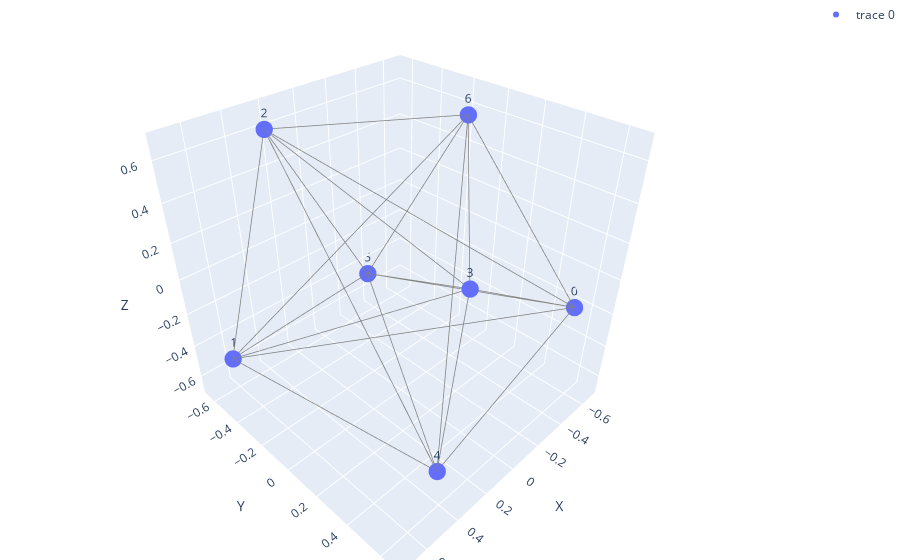

Notebook code cell kept with this figure:
### Markdown cell above
## Example Visualization

### Code cell
import itertools
import numpy as np
import networkx as nx
import plotly.graph_objects as go
from qiskit import QuantumCircuit, QuantumRegister, Aer, transpile
from qiskit.quantum_info import DensityMatrix, partial_trace, entropy
from sklearn.manifold import MDS
from qiskit.extensions import UnitaryGate
from qiskit.quantum_info.random import random_unitary
import gudhi as gd
from ipywidgets import interact, FloatSlider, IntSlider, FloatLogSlider

def qiskit_graph_state_circuit(num_qubits):
    """Returns a graph state circuit on num_qubits qubits"""
    # Generate a random graph with num_qubits nodes
    graph = nx.complete_graph(num_qubits)

    # Initialize the circuit with the given qubits
    qubits = QuantumRegister(num_qubits)
    circuit = QuantumCircuit(qubits)

    # Apply Hadamard gates to all qubits
    circuit.h(qubits)

    # Apply random controlled unitary gates to each edge
    for edge in graph.edges():
        control_qubit, target_qubit = qubits[edge[0]], qubits[edge[1]]

        # Generate a random unitary matrix
        random_unitary_matrix = random_unitary(2).data

        # Apply the controlled random unitary gate to the circuit
        controlled_unitary_gate = UnitaryGate(random_unitary_matrix).control()
        circuit.append(controlled_unitary_gate, [control_qubit, target_qubit])

    return circuit

def compute_inverse_mutual_information(rho):
    """
    Computes the inverse quantum mutual information for every pair of qubits in the input density matrix.

    Args:
        rho (DensityMatrix): a DensityMatrix object representing the state of n qubits.

    Returns:
        numpy.ndarray: an n x n matrix of inverse quantum mutual information values, where element i,j gives the inverse
        mutual information between qubits i and j.
    """
    # Convert the DensityMatrix to a numpy.ndarray
    rho = rho.data

    # Determine the number of qubits n from the shape of rho.
    n = int(np.log2(rho.shape[0]))

    # Create an empty n x n matrix to store the inverse mutual information.
    inverse_mutual_information_matrix = np.zeros((n, n))

    # Loop over all pairs of qubits (i, j).
    for i in range(n):
        for j in range(i+1, n):

            # Define the indices of the qubits to trace out.
            trace_indices = [k for k in range(n) if k != i and k != j]

            # Trace out the other qubits to obtain the reduced density matrix of qubits i and j.
            rho_ij = partial_trace(rho, trace_indices)

            # Compute the von Neumann entropy of the reduced density matrix of qubit i.
            entropy_i = entropy(partial_trace(rho_ij, [1]))

            # Compute the von Neumann entropy of the reduced density matrix of qubit j.
            entropy_j = entropy(partial_trace(rho_ij, [0]))

            # Compute the mutual information between qubits i and j.
            qmi = entropy_i + entropy_j - entropy(rho_ij)

            # Compute the inverse mutual information between qubits i and j.
            inverse_mutual_information_matrix[i, j] = 2 * np.log(2) - qmi

    # Copy the upper triangular part of the matrix to the lower triangular part.

    inverse_mutual_information_matrix += inverse_mutual_information_matrix.T - np.diag(inverse_mutual_information_matrix.diagonal())
    return inverse_mutual_information_matrix


# Compute persistent homology
def persistent_homology(qmi_distance_matrix, dimension):
    rips_complex = gd.RipsComplex(distance_matrix=qmi_distance_matrix, max_edge_length= 2*np.log(2))
    simplex_tree = rips_complex.create_simplex_tree(max_dimension=dimension)
    persistence = simplex_tree.persistence()
    return persistence


# Partition circuit by moments for Qiskit
def partition_circuit_by_moments(circuit):
    moments = circuit.decompose().data
    backend = Aer.get_backend('statevector_simulator')
    state_vectors = []

    for i in range(1, len(moments) + 1):
        partial_circuit = QuantumCircuit(*circuit.qregs)
        for operation in moments[:i]:
            partial_circuit.append(operation[0], operation[1])

        transpiled_circuit = transpile(partial_circuit, backend)
        result = backend.run(transpiled_circuit).result()
        state_vectors.append(result.get_statevector())

    return state_vectors


def get_simplices(threshold, qmi_distance_matrix, dimension):
    # Create a Rips complex with the filtered edges
    rips_complex = gd.RipsComplex(distance_matrix=qmi_distance_matrix, max_edge_length=2*np.log(2))
    simplex_tree = rips_complex.create_simplex_tree(max_dimension=dimension)

    # Get the simplices in the simplicial complex
    simplices = list(simplex_tree.get_filtration())

    # Filter out simplices with distance greater than the threshold
    simplices = [(simplex, distance) for simplex, distance in simplices if distance <= threshold]

    return simplices

def get_coordinates(qmi_distance_matrix):
    # Use MDS to get 3D coordinates for each qubit
    mds = MDS(n_components=3, dissimilarity='precomputed', random_state=42)
    coordinates = mds.fit_transform(qmi_distance_matrix)

    return coordinates

def plot_simplicial_complex(threshold, qmi_distance_matrix, dimension):
    simplices = get_simplices(threshold, qmi_distance_matrix, dimension)
    coordinates = get_coordinates(qmi_distance_matrix)

    # Create plotly figure
    fig = go.Figure()

    # Add qubit nodes to the plot
    fig.add_trace(go.Scatter3d(
        x=coordinates[:, 0], y=coordinates[:, 1], z=coordinates[:, 2],
        mode='markers+text',
        text=[str(i) for i in range(coordinates.shape[0])],
        textposition="top center",
        textfont=dict(size=12),
        marker=dict(size=6)
    ))

    # Add edges to the plot
    for simplex, _ in simplices:
        if len(simplex) == 2:
            i, j = simplex
            fig.add_trace(go.Scatter3d(
                x=[coordinates[i, 0], coordinates[j, 0]],
                y=[coordinates[i, 1], coordinates[j, 1]],
                z=[coordinates[i, 2], coordinates[j, 2]],
                mode='lines',
                line=dict(width=1.5, color='gray'),
                showlegend=False
            ))

    # Set axis properties
    fig.update_layout(
        scene=dict(
            xaxis_title='X',
            yaxis_title='Y',
            zaxis_title='Z',
            aspectmode='cube'
        ),
        margin=dict(l=0, r=0, b=0, t=0)
    )

    fig.show()

def interactive_plot(log_threshold, time_step):
    threshold = np.exp(log_threshold)
    circuit = qiskit_graph_state_circuit(7)
    state_vectors = partition_circuit_by_moments(circuit)
    state_vector = state_vectors[time_step]
    rho = DensityMatrix(state_vector)
    qmi_distance_matrix = compute_inverse_mutual_information(rho)
    plot_simplicial_complex(threshold, qmi_distance_matrix, 2)

# Create sliders for threshold and time step
log_threshold_slider = FloatLogSlider(min=-5, max=0, step=0.01, value=0, description='Log Threshold', base=np.e)
time_step_slider = IntSlider(min=0, max=10, step=1, value=0, description='Time Step')

# Display the interactive plot
interact(interactive_plot, log_threshold=log_threshold_slider, time_step=time_step_slider)

### Figure 1 — Plotly figure (JSON) as saved in the notebook; plotly's stock layout.template omitted (floating-point values rounded to 4 significant figures)
{"data": [{"marker": {"size": 6}, "mode": "markers+text", "text": ["0", "1", "2", "3", "4", "5", "6"], "textfont": {"size": 12}, "textposition": "top center", "type": "scatter3d", "x": [-0.6804, 0.717, 0.334, 0.3781, 0.2931, -0.3982, -0.6436], "y": [0.5306, -0.406, -0.4778, 0.6663, 0.4972, -0.6478, -0.1625], "z": [-0.2337, -0.3246, 0.6782, 0.4779, -0.6751, -0.4909, 0.5683]}, {"line": {"color": "gray", "width": 1.5}, "mode": "lines", "showlegend": false, "type": "scatter3d", "x": [-0.6804, 0.717], "y": [0.5306, -0.406], "z": [-0.2337, -0.3246]}, {"line": {"color": "gray", "width": 1.5}, "mode": "lines", "showlegend": false, "type": "scatter3d", "x": [-0.6804, 0.334], "y": [0.5306, -0.4778], "z": [-0.2337, 0.6782]}, {"line": {"color": "gray", "width": 1.5}, "mode": "lines", "showlegend": false, "type": "scatter3d", "x": [0.717, 0.334], "y": [-0.406, -0.4778], "z": [-0.3246, 0.6782]}, {"line": {"color": "gray", "width": 1.5}, "mode": "lines", "showlegend": false, "type": "scatter3d", "x": [-0.6804, 0.3781], "y": [0.5306, 0.6663], "z": [-0.2337, 0.4779]}, {"line": {"color": "gray", "width": 1.5}, "mode": "lines", "showlegend": false, "type": "scatter3d", "x": [0.717, 0.3781], "y": [-0.406, 0.6663], "z": [-0.3246, 0.4779]}, {"line": {"color": "gray", "width": 1.5}, "mode": "lines", "showlegend": false, "type": "scatter3d", "x": [0.334, 0.3781], "y": [-0.4778, 0.6663], "z": [0.6782, 0.4779]}, {"line": {"color": "gray", "width": 1.5}, "mode": "lines", "showlegend": false, "type": "scatter3d", "x": [-0.6804, 0.2931], "y": [0.5306, 0.4972], "z": [-0.2337, -0.6751]}, {"line": {"color": "gray", "width": 1.5}, "mode": "lines", "showlegend": false, "type": "scatter3d", "x": [0.717, 0.2931], "y": [-0.406, 0.4972], "z": [-0.3246, -0.6751]}, {"line": {"color": "gray", "width": 1.5}, "mode": "lines", "showlegend": false, "type": "scatter3d", "x": [0.334, 0.2931], "y": [-0.4778, 0.4972], "z": [0.6782, -0.6751]}, {"line": {"color": "gray", "width": 1.5}, "mode": "lines", "showlegend": false, "type": "scatter3d", "x": [0.3781, 0.2931], "y": [0.6663, 0.4972], "z": [0.4779, -0.6751]}, {"line": {"color": "gray", "width": 1.5}, "mode": "lines", "showlegend": false, "type": "scatter3d", "x": [-0.6804, -0.3982], "y": [0.5306, -0.6478], "z": [-0.2337, -0.4909]}, {"line": {"color": "gray", "width": 1.5}, "mode": "lines", "showlegend": false, "type": "scatter3d", "x": [0.717, -0.3982], "y": [-0.406, -0.6478], "z": [-0.3246, -0.4909]}, {"line": {"color": "gray", "width": 1.5}, "mode": "lines", "showlegend": false, "type": "scatter3d", "x": [0.334, -0.3982], "y": [-0.4778, -0.6478], "z": [0.6782, -0.4909]}, {"line": {"color": "gray", "width": 1.5}, "mode": "lines", "showlegend": false, "type": "scatter3d", "x": [0.3781, -0.3982], "y": [0.6663, -0.6478], "z": [0.4779, -0.4909]}, {"line": {"color": "gray", "width": 1.5}, "mode": "lines", "showlegend": false, "type": "scatter3d", "x": [0.2931, -0.3982], "y": [0.4972, -0.6478], "z": [-0.6751, -0.4909]}, {"line": {"color": "gray", "width": 1.5}, "mode": "lines", "showlegend": false, "type": "scatter3d", "x": [-0.6804, -0.6436], "y": [0.5306, -0.1625], "z": [-0.2337, 0.5683]}, {"line": {"color": "gray", "width": 1.5}, "mode": "lines", "showlegend": false, "type": "scatter3d", "x": [0.717, -0.6436], "y": [-0.406, -0.1625], "z": [-0.3246, 0.5683]}, {"line": {"color": "gray", "width": 1.5}, "mode": "lines", "showlegend": false, "type": "scatter3d", "x": [0.334, -0.6436], "y": [-0.4778, -0.1625], "z": [0.6782, 0.5683]}, {"line": {"color": "gray", "width": 1.5}, "mode": "lines", "showlegend": false, "type": "scatter3d", "x": [0.3781, -0.6436], "y": [0.6663, -0.1625], "z": [0.4779, 0.5683]}, {"line": {"color": "gray", "width": 1.5}, "mode": "lines", "showlegend": false, "type": "scatter3d", "x": [0.2931, -0.6436], "y": [0.4972, -0.1625], "z": [-0.6751, 0.5683]}, {"line": {"color": "gray", "width": 1.5}, "mode": "lines", "showlegend": false, "type": "scatter3d", "x": [-0.3982, -0.6436], "y": [-0.6478, -0.1625], "z": [-0.4909, 0.5683]}], "layout": {"margin": {"b": 0, "l": 0, "r": 0, "t": 0}, "scene": {"aspectmode": "cube", "xaxis": {"title": {"text": "X"}}, "yaxis": {"title": {"text": "Y"}}, "zaxis": {"title": {"text": "Z"}}}}}
